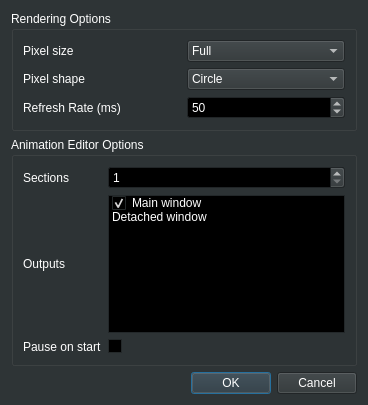
<?xml version="1.0" encoding="UTF-8"?>
<ui version="4.0">
 <class>PreferencesDialog</class>
 <widget class="QDialog" name="PreferencesDialog">
  <property name="geometry">
   <rect>
    <x>0</x>
    <y>0</y>
    <width>368</width>
    <height>405</height>
   </rect>
  </property>
  <property name="palette">
   <palette>
    <active>
     <colorrole role="WindowText">
      <brush brushstyle="SolidPattern">
       <color alpha="255">
        <red>255</red>
        <green>255</green>
        <blue>255</blue>
       </color>
      </brush>
     </colorrole>
     <colorrole role="Button">
      <brush brushstyle="SolidPattern">
       <color alpha="255">
        <red>46</red>
        <green>52</green>
        <blue>54</blue>
       </color>
      </brush>
     </colorrole>
     <colorrole role="Light">
      <brush brushstyle="SolidPattern">
       <color alpha="255">
        <red>69</red>
        <green>78</green>
        <blue>81</blue>
       </color>
      </brush>
     </colorrole>
     <colorrole role="Midlight">
      <brush brushstyle="SolidPattern">
       <color alpha="255">
        <red>57</red>
        <green>65</green>
        <blue>67</blue>
       </color>
      </brush>
     </colorrole>
     <colorrole role="Dark">
      <brush brushstyle="SolidPattern">
       <color alpha="255">
        <red>23</red>
        <green>26</green>
        <blue>27</blue>
       </color>
      </brush>
     </colorrole>
     <colorrole role="Mid">
      <brush brushstyle="SolidPattern">
       <color alpha="255">
        <red>30</red>
        <green>34</green>
        <blue>36</blue>
       </color>
      </brush>
     </colorrole>
     <colorrole role="Text">
      <brush brushstyle="SolidPattern">
       <color alpha="255">
        <red>255</red>
        <green>255</green>
        <blue>255</blue>
       </color>
      </brush>
     </colorrole>
     <colorrole role="BrightText">
      <brush brushstyle="SolidPattern">
       <color alpha="255">
        <red>255</red>
        <green>255</green>
        <blue>255</blue>
       </color>
      </brush>
     </colorrole>
     <colorrole role="ButtonText">
      <brush brushstyle="SolidPattern">
       <color alpha="255">
        <red>255</red>
        <green>255</green>
        <blue>255</blue>
       </color>
      </brush>
     </colorrole>
     <colorrole role="Base">
      <brush brushstyle="SolidPattern">
       <color alpha="255">
        <red>0</red>
        <green>0</green>
        <blue>0</blue>
       </color>
      </brush>
     </colorrole>
     <colorrole role="Window">
      <brush brushstyle="SolidPattern">
       <color alpha="255">
        <red>46</red>
        <green>52</green>
        <blue>54</blue>
       </color>
      </brush>
     </colorrole>
     <colorrole role="Shadow">
      <brush brushstyle="SolidPattern">
       <color alpha="255">
        <red>0</red>
        <green>0</green>
        <blue>0</blue>
       </color>
      </brush>
     </colorrole>
     <colorrole role="AlternateBase">
      <brush brushstyle="SolidPattern">
       <color alpha="255">
        <red>23</red>
        <green>26</green>
        <blue>27</blue>
       </color>
      </brush>
     </colorrole>
     <colorrole role="ToolTipBase">
      <brush brushstyle="SolidPattern">
       <color alpha="255">
        <red>255</red>
        <green>255</green>
        <blue>220</blue>
       </color>
      </brush>
     </colorrole>
     <colorrole role="ToolTipText">
      <brush brushstyle="SolidPattern">
       <color alpha="255">
        <red>0</red>
        <green>0</green>
        <blue>0</blue>
       </color>
      </brush>
     </colorrole>
    </active>
    <inactive>
     <colorrole role="WindowText">
      <brush brushstyle="SolidPattern">
       <color alpha="255">
        <red>255</red>
        <green>255</green>
        <blue>255</blue>
       </color>
      </brush>
     </colorrole>
     <colorrole role="Button">
      <brush brushstyle="SolidPattern">
       <color alpha="255">
        <red>46</red>
        <green>52</green>
        <blue>54</blue>
       </color>
      </brush>
     </colorrole>
     <colorrole role="Light">
      <brush brushstyle="SolidPattern">
       <color alpha="255">
        <red>69</red>
        <green>78</green>
        <blue>81</blue>
       </color>
      </brush>
     </colorrole>
     <colorrole role="Midlight">
      <brush brushstyle="SolidPattern">
       <color alpha="255">
        <red>57</red>
        <green>65</green>
        <blue>67</blue>
       </color>
      </brush>
     </colorrole>
     <colorrole role="Dark">
      <brush brushstyle="SolidPattern">
       <color alpha="255">
        <red>23</red>
        <green>26</green>
        <blue>27</blue>
       </color>
      </brush>
     </colorrole>
     <colorrole role="Mid">
      <brush brushstyle="SolidPattern">
       <color alpha="255">
        <red>30</red>
        <green>34</green>
        <blue>36</blue>
       </color>
      </brush>
     </colorrole>
     <colorrole role="Text">
      <brush brushstyle="SolidPattern">
       <color alpha="255">
        <red>255</red>
        <green>255</green>
        <blue>255</blue>
       </color>
      </brush>
     </colorrole>
     <colorrole role="BrightText">
      <brush brushstyle="SolidPattern">
       <color alpha="255">
        <red>255</red>
        <green>255</green>
        <blue>255</blue>
       </color>
      </brush>
     </colorrole>
     <colorrole role="ButtonText">
      <brush brushstyle="SolidPattern">
       <color alpha="255">
        <red>255</red>
        <green>255</green>
        <blue>255</blue>
       </color>
      </brush>
     </colorrole>
     <colorrole role="Base">
      <brush brushstyle="SolidPattern">
       <color alpha="255">
        <red>0</red>
        <green>0</green>
        <blue>0</blue>
       </color>
      </brush>
     </colorrole>
     <colorrole role="Window">
      <brush brushstyle="SolidPattern">
       <color alpha="255">
        <red>46</red>
        <green>52</green>
        <blue>54</blue>
       </color>
      </brush>
     </colorrole>
     <colorrole role="Shadow">
      <brush brushstyle="SolidPattern">
       <color alpha="255">
        <red>0</red>
        <green>0</green>
        <blue>0</blue>
       </color>
      </brush>
     </colorrole>
     <colorrole role="AlternateBase">
      <brush brushstyle="SolidPattern">
       <color alpha="255">
        <red>23</red>
        <green>26</green>
        <blue>27</blue>
       </color>
      </brush>
     </colorrole>
     <colorrole role="ToolTipBase">
      <brush brushstyle="SolidPattern">
       <color alpha="255">
        <red>255</red>
        <green>255</green>
        <blue>220</blue>
       </color>
      </brush>
     </colorrole>
     <colorrole role="ToolTipText">
      <brush brushstyle="SolidPattern">
       <color alpha="255">
        <red>0</red>
        <green>0</green>
        <blue>0</blue>
       </color>
      </brush>
     </colorrole>
    </inactive>
    <disabled>
     <colorrole role="WindowText">
      <brush brushstyle="SolidPattern">
       <color alpha="255">
        <red>23</red>
        <green>26</green>
        <blue>27</blue>
       </color>
      </brush>
     </colorrole>
     <colorrole role="Button">
      <brush brushstyle="SolidPattern">
       <color alpha="255">
        <red>46</red>
        <green>52</green>
        <blue>54</blue>
       </color>
      </brush>
     </colorrole>
     <colorrole role="Light">
      <brush brushstyle="SolidPattern">
       <color alpha="255">
        <red>69</red>
        <green>78</green>
        <blue>81</blue>
       </color>
      </brush>
     </colorrole>
     <colorrole role="Midlight">
      <brush brushstyle="SolidPattern">
       <color alpha="255">
        <red>57</red>
        <green>65</green>
        <blue>67</blue>
       </color>
      </brush>
     </colorrole>
     <colorrole role="Dark">
      <brush brushstyle="SolidPattern">
       <color alpha="255">
        <red>23</red>
        <green>26</green>
        <blue>27</blue>
       </color>
      </brush>
     </colorrole>
     <colorrole role="Mid">
      <brush brushstyle="SolidPattern">
       <color alpha="255">
        <red>30</red>
        <green>34</green>
        <blue>36</blue>
       </color>
      </brush>
     </colorrole>
     <colorrole role="Text">
      <brush brushstyle="SolidPattern">
       <color alpha="255">
        <red>23</red>
        <green>26</green>
        <blue>27</blue>
       </color>
      </brush>
     </colorrole>
     <colorrole role="BrightText">
      <brush brushstyle="SolidPattern">
       <color alpha="255">
        <red>255</red>
        <green>255</green>
        <blue>255</blue>
       </color>
      </brush>
     </colorrole>
     <colorrole role="ButtonText">
      <brush brushstyle="SolidPattern">
       <color alpha="255">
        <red>23</red>
        <green>26</green>
        <blue>27</blue>
       </color>
      </brush>
     </colorrole>
     <colorrole role="Base">
      <brush brushstyle="SolidPattern">
       <color alpha="255">
        <red>46</red>
        <green>52</green>
        <blue>54</blue>
       </color>
      </brush>
     </colorrole>
     <colorrole role="Window">
      <brush brushstyle="SolidPattern">
       <color alpha="255">
        <red>46</red>
        <green>52</green>
        <blue>54</blue>
       </color>
      </brush>
     </colorrole>
     <colorrole role="Shadow">
      <brush brushstyle="SolidPattern">
       <color alpha="255">
        <red>0</red>
        <green>0</green>
        <blue>0</blue>
       </color>
      </brush>
     </colorrole>
     <colorrole role="AlternateBase">
      <brush brushstyle="SolidPattern">
       <color alpha="255">
        <red>46</red>
        <green>52</green>
        <blue>54</blue>
       </color>
      </brush>
     </colorrole>
     <colorrole role="ToolTipBase">
      <brush brushstyle="SolidPattern">
       <color alpha="255">
        <red>255</red>
        <green>255</green>
        <blue>220</blue>
       </color>
      </brush>
     </colorrole>
     <colorrole role="ToolTipText">
      <brush brushstyle="SolidPattern">
       <color alpha="255">
        <red>0</red>
        <green>0</green>
        <blue>0</blue>
       </color>
      </brush>
     </colorrole>
    </disabled>
   </palette>
  </property>
  <property name="windowTitle">
   <string>Preferences</string>
  </property>
  <layout class="QGridLayout" name="gridLayout">
   <item row="2" column="0">
    <widget class="QDialogButtonBox" name="buttonBox">
     <property name="orientation">
      <enum>Qt::Horizontal</enum>
     </property>
     <property name="standardButtons">
      <set>QDialogButtonBox::Cancel|QDialogButtonBox::Ok</set>
     </property>
    </widget>
   </item>
   <item row="0" column="0">
    <widget class="QGroupBox" name="pixelGroupBox">
     <property name="title">
      <string>Rendering Options</string>
     </property>
     <property name="flat">
      <bool>true</bool>
     </property>
     <layout class="QGridLayout" name="gridLayout_2">
      <item row="2" column="0">
       <layout class="QGridLayout" name="gridLayout_5">
        <item row="0" column="0">
         <widget class="QLabel" name="label">
          <property name="text">
           <string>Pixel size</string>
          </property>
         </widget>
        </item>
        <item row="0" column="1">
         <widget class="QComboBox" name="paddingComboBox">
          <property name="toolTip">
           <string>Sets the size of individual pixels rendered on screen</string>
          </property>
          <item>
           <property name="text">
            <string>Full</string>
           </property>
          </item>
          <item>
           <property name="text">
            <string>Large</string>
           </property>
          </item>
          <item>
           <property name="text">
            <string>Medium</string>
           </property>
          </item>
          <item>
           <property name="text">
            <string>Small</string>
           </property>
          </item>
         </widget>
        </item>
        <item row="1" column="0">
         <widget class="QLabel" name="label_2">
          <property name="text">
           <string>Pixel shape</string>
          </property>
         </widget>
        </item>
        <item row="1" column="1">
         <widget class="QComboBox" name="pixelShapeComboBox">
          <property name="toolTip">
           <string>Sets the shape of individual pixels rendered on screen</string>
          </property>
          <property name="currentText">
           <string>Circle</string>
          </property>
          <item>
           <property name="text">
            <string>Circle</string>
           </property>
          </item>
          <item>
           <property name="text">
            <string>Square</string>
           </property>
          </item>
         </widget>
        </item>
        <item row="2" column="0">
         <widget class="QLabel" name="label_3">
          <property name="text">
           <string>Refresh Rate (ms)</string>
          </property>
         </widget>
        </item>
        <item row="2" column="1">
         <widget class="QSpinBox" name="refreshSpinBox">
          <property name="toolTip">
           <string>Sets the interval between Maestro updates</string>
          </property>
          <property name="minimum">
           <number>10</number>
          </property>
          <property name="maximum">
           <number>10000</number>
          </property>
          <property name="value">
           <number>50</number>
          </property>
         </widget>
        </item>
       </layout>
      </item>
     </layout>
    </widget>
   </item>
   <item row="1" column="0">
    <widget class="QGroupBox" name="animationEditorGroupBox">
     <property name="title">
      <string>Animation Editor Options</string>
     </property>
     <property name="flat">
      <bool>true</bool>
     </property>
     <layout class="QGridLayout" name="gridLayout_3">
      <item row="0" column="0">
       <layout class="QGridLayout" name="gridLayout_4">
        <item row="1" column="0">
         <widget class="QLabel" name="label_5">
          <property name="text">
           <string>Outputs</string>
          </property>
         </widget>
        </item>
        <item row="0" column="0">
         <widget class="QLabel" name="label_4">
          <property name="text">
           <string>Sections</string>
          </property>
         </widget>
        </item>
        <item row="0" column="1">
         <widget class="QSpinBox" name="numSectionsSpinBox">
          <property name="toolTip">
           <string>Sets the number of Sections managed by the Maestro</string>
          </property>
          <property name="minimum">
           <number>1</number>
          </property>
          <property name="maximum">
           <number>255</number>
          </property>
         </widget>
        </item>
        <item row="1" column="1">
         <widget class="QListWidget" name="outputListWidget">
          <property name="toolTip">
           <string>Enables or disables output devices</string>
          </property>
          <property name="showDropIndicator" stdset="0">
           <bool>false</bool>
          </property>
          <item>
           <property name="text">
            <string>Main window</string>
           </property>
           <property name="checkState">
            <enum>Checked</enum>
           </property>
           <property name="flags">
            <set>ItemIsUserCheckable|ItemIsEnabled</set>
           </property>
          </item>
          <item>
           <property name="text">
            <string>Detached window</string>
           </property>
           <property name="checkState">
            <enum>Unchecked</enum>
           </property>
          </item>
         </widget>
        </item>
        <item row="2" column="0">
         <widget class="QLabel" name="label_6">
          <property name="text">
           <string>Pause on start</string>
          </property>
         </widget>
        </item>
        <item row="2" column="1">
         <widget class="QCheckBox" name="pauseOnStartCheckBox">
          <property name="toolTip">
           <string>If checked, the Maestro will be paused when the Animation Editor opens</string>
          </property>
          <property name="text">
           <string/>
          </property>
         </widget>
        </item>
       </layout>
      </item>
     </layout>
    </widget>
   </item>
  </layout>
 </widget>
 <resources/>
 <connections>
  <connection>
   <sender>buttonBox</sender>
   <signal>accepted()</signal>
   <receiver>PreferencesDialog</receiver>
   <slot>accept()</slot>
   <hints>
    <hint type="sourcelabel">
     <x>248</x>
     <y>254</y>
    </hint>
    <hint type="destinationlabel">
     <x>157</x>
     <y>274</y>
    </hint>
   </hints>
  </connection>
  <connection>
   <sender>buttonBox</sender>
   <signal>rejected()</signal>
   <receiver>PreferencesDialog</receiver>
   <slot>reject()</slot>
   <hints>
    <hint type="sourcelabel">
     <x>316</x>
     <y>260</y>
    </hint>
    <hint type="destinationlabel">
     <x>286</x>
     <y>274</y>
    </hint>
   </hints>
  </connection>
 </connections>
</ui>
